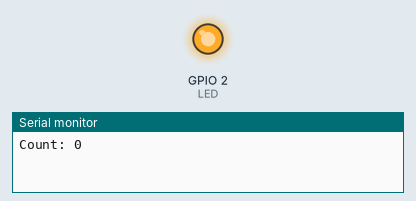
Bench run of a program on a simulated ESP32. On the bench: output pins drawn as LEDs (lit = HIGH), the last lines printed to the serial monitor.

Above: at 0.05 s.
At 15.0 s:
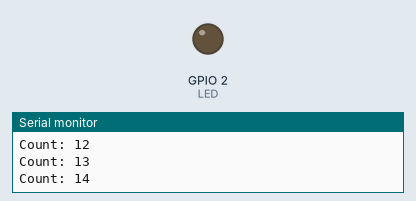
Timing chart, 0 to 26.1 s (numbered marks = the images above):
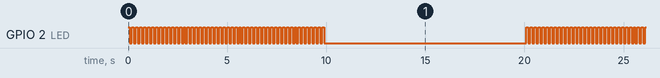

The program:

main.cpp
```cpp
#include <Arduino.h>

#include "FreeRTOS.h"
#include "freertos\task.h"

#define LED (2)

void TaskBlinkLED (void *pvParameters);
void TaskCount (void *pvParameters);

void setup()
{
	// put your setup code here, to run once:
	TaskHandle_t handleTaskBlinkLED;

	xTaskCreatePinnedToCore(TaskBlinkLED, "TaskBlinkLED", configMINIMAL_STACK_SIZE, NULL, 1, &handleTaskBlinkLED, PRO_CPU_NUM);
	xTaskCreatePinnedToCore(TaskCount, "TaskCount", configMINIMAL_STACK_SIZE + 1000, handleTaskBlinkLED, 2, NULL, APP_CPU_NUM);
}

void loop()
{
	// put your main code here, to run repeatedly:
	vTaskDelay(pdMS_TO_TICKS(portMAX_DELAY));
}

void TaskBlinkLED (void *pvParameters)
{
	(void)pvParameters;

	pinMode(LED, OUTPUT);

	while (1)
	{
		digitalWrite(LED, HIGH);
		vTaskDelay(pdMS_TO_TICKS(100));
		digitalWrite(LED, LOW);
		vTaskDelay(pdMS_TO_TICKS(100));
	}
}

void TaskCount (void *pvParameters)
{
	uint8_t count = 0;
	TaskHandle_t handleTask = (TaskHandle_t)pvParameters;

	Serial.begin(9600);

	while (1)
	{
		Serial.printf("Count: %d\r\n", count);
		++count;
		vTaskDelay(pdMS_TO_TICKS(1000));

		if (count == 10)
		{
			Serial.printf("Suspendendo a TaskBlinkLED...\r\n");
			vTaskSuspend(handleTask);
			digitalWrite(LED, LOW);
		}

		if (count == 20)
		{
			Serial.printf("Retomando a TaskBlinkLED...\r\n");
			vTaskResume(handleTask);
			count = 0;
		}
	}
}
```

Measured:
- by itself, GPIO 2 (LED): repeats every 20.1 s: HIGH 0.10 s, LOW 10.2 s, 49 × (HIGH 0.10 s, LOW 0.10 s)
- by itself, everything shown: repeats every 20.0 s, in 34 steps
